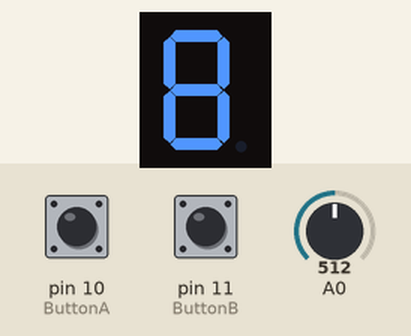
Simulated run of this sketch. Board: Arduino Uno, built with avr-gcc and run on an emulated ATmega328P. Shown: 1-digit seven-segment display. Wiring (inferred from the names in the program): 1-digit 7-segment display, segments lit when LOW: segments pin 8, pin 2, pin 3, pin 4, pin 5, pin 6, pin 7. The test bench sets the inputs (shaded band); at power-on: pin 11 (ButtonB) LOW, pin 10 (ButtonA) LOW, A0 = 512. Random numbers use the default seed unless the sketch sets one; the segment pins are drawn as the display they are named for; what the sketch prints to the serial monitor is not drawn.

Above: at 1.2 s.
1.3 s: pin 11 (ButtonB) pulled HIGH for 1 s
At 2.6 s:
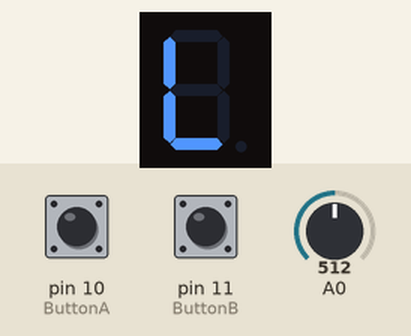
3.8 s: pin 10 (ButtonA) pulled HIGH for 0.15 s
At 4.9 s:
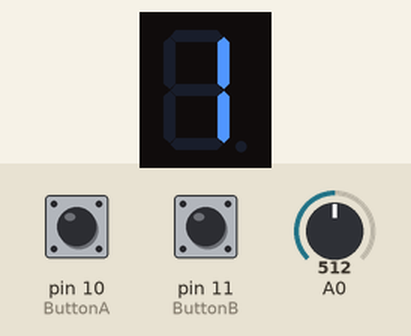
5.4 s: pin 11 (ButtonB) pulled HIGH for 0.15 s
At 5.8 s:
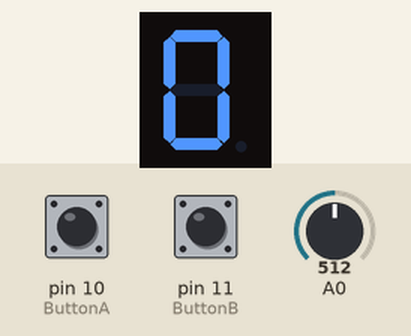
7.4 s: pin 10 (ButtonA) pulled HIGH for 1 s
At 7.7 s:
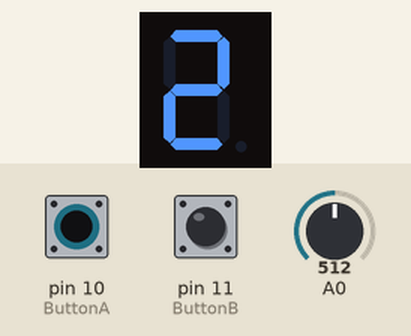
9.9 s: pin 11 (ButtonB) pulled HIGH for 0.15 s
At 10.3 s:
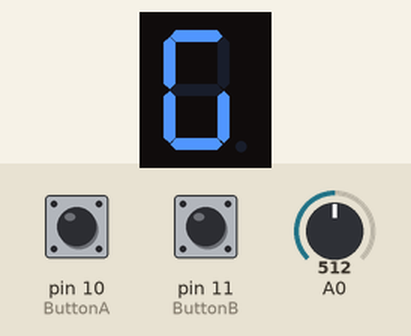
11.9 s: pin 10 (ButtonA) pulled HIGH for 0.15 s
At 13.3 s:
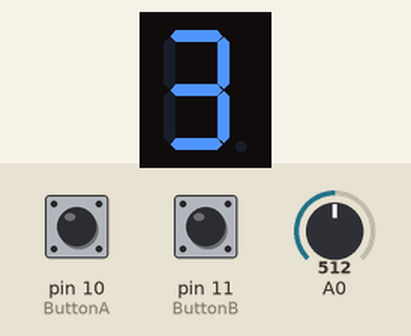
Timing chart, 0 to 14.5 s (numbered marks = the images above; inputs shaded):
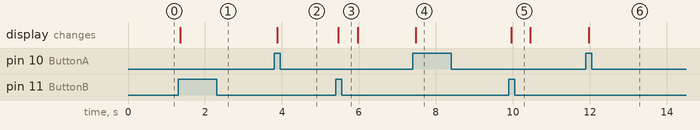

Measured:
- after the input at 1.3 s, the display: changes after 0.06 s (image 1)
- after the input at 3.8 s, the display: changes after 0.07 s (image 2)
- after the input at 5.4 s, the display: changes after 0.06 s (image 3)
- after the input at 7.4 s, the display: changes after 0.08 s (image 4)
- after the input at 9.9 s, the display: changes after 0.06 s (image 5)
- after the input at 11.9 s, the display: changes after 0.07 s (image 6)

The sketch:

Arduno3.ino
```cpp
#define ButtonA 10
#define ButtonB 11
int stateA;
int stateB;
int LastA = LOW;
int LastB = LOW;
int debouncetime = 50;
int Lasttime;
int Lasttime2;
int number;
int bitPattern[9] = {B1111001, B0100100, B0110000, B0011001, B0010010, B0000010, B1111000, B0000000, B0010000};

int compare[3] = {B1000000, B1000010, B1000111};   //equal = 0 gather = c less = L
const byte numPins = 7;
const int segmentPins[7] = {8, 2, 3, 4, 5, 6, 7};
//start
int randomNo;
int coolDown;
int increasingNumber = 0;
bool isbit;
//end
void setup() {
  Serial.begin(9600);
  for (int i = 0; i < numPins; i++)
    pinMode(segmentPins[i], OUTPUT);
  pinMode(ButtonA, INPUT);
  pinMode(ButtonB, INPUT);
  //start
  randomSeed(analogRead(A0));
  randomNo = random(1, 9);   //start 1
  //Start Random
  Serial.print("Random =");
  Serial.println(randomNo);
}
//start Debounce
int DebounceA() {
  int A = digitalRead(ButtonA);
  if (A != LastA)
    Lasttime = millis();
  if (millis() - Lasttime > debouncetime)
  { stateA = A;
    return 1;
  }
  LastA = A;
  return 0;
}

int DebounceB() {
  int B = digitalRead(ButtonB);
  if (B != LastB)
    Lasttime2 = millis();
  if (millis() - Lasttime2 > debouncetime)
  {
    stateB = B;
    return 1;
  }
  LastB = B;
  return 0;
}
//start
void StepNumber()
{
  if (millis() - coolDown > 50)
  {
    if (increasingNumber > 8)
    {
      increasingNumber = 0;//1;
    }
    for (int segment = 0; segment < 7; segment++)
    {
      isbit = bitRead(bitPattern[increasingNumber], segment);
      digitalWrite(segmentPins[segment], isbit);
    }
    increasingNumber++;
  }
  coolDown = millis();
}
//end


//start check number
void Checknum()
{
  //equal
  if (increasingNumber ==  randomNo)
  {
    for (int segment = 0; segment < 7; segment++)
    {
      isbit = bitRead(compare[0], segment);
      digitalWrite(segmentPins[segment], isbit);
    }
    //STSART
    delay(500);
    randomSeed(analogRead(A0));
    randomNo = random(1, 9);
  }
  //Morethan
  else if (increasingNumber >  randomNo)
  {
    for (int segment = 0; segment < 7; segment++)
    {
      isbit = bitRead(compare[1], segment);
      digitalWrite(segmentPins[segment], isbit);
    }
    //STSART
    delay(500);

  }
  //Less
  else if (increasingNumber <  randomNo)
  {
    for (int segment = 0; segment < 7; segment++)
    {
      isbit = bitRead(compare[2], segment);
      digitalWrite(segmentPins[segment], isbit);
    }
    //STSART
    delay(500);

  }
  for (int segment = 0; segment < 7; segment++)
  {
    isbit = bitRead(bitPattern[increasingNumber - 1], segment);
    digitalWrite(segmentPins[segment], isbit);
  }
}

//start loop
void loop() {
  DebounceA();
  DebounceB();

  if (stateA == HIGH && DebounceA() == 1)
    StepNumber();
  //Call function Checknum
  if (stateB == HIGH && DebounceB() == 1)
    Checknum();
  Serial.print("Random =");
  Serial.println(randomNo);

}
```
